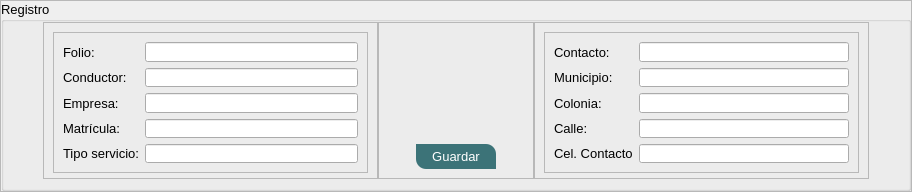
                   <widget class="QFrame" name="frame_56">
                    <property name="maximumSize">
                     <size>
                      <width>16777215</width>
                      <height>190</height>
                     </size>
                    </property>
                    <property name="frameShape">
                     <enum>QFrame::StyledPanel</enum>
                    </property>
                    <property name="frameShadow">
                     <enum>QFrame::Raised</enum>
                    </property>
                    <layout class="QVBoxLayout" name="verticalLayout_48">
                     <property name="spacing">
                      <number>0</number>
                     </property>
                     <property name="leftMargin">
                      <number>0</number>
                     </property>
                     <property name="topMargin">
                      <number>0</number>
                     </property>
                     <property name="rightMargin">
                      <number>0</number>
                     </property>
                     <property name="bottomMargin">
                      <number>0</number>
                     </property>
                     <item>
                      <widget class="QGroupBox" name="groupBox_37">
                       <property name="minimumSize">
                        <size>
                         <width>0</width>
                         <height>190</height>
                        </size>
                       </property>
                       <property name="maximumSize">
                        <size>
                         <width>16777215</width>
                         <height>190</height>
                        </size>
                       </property>
                       <property name="font">
                        <font>
                         <pointsize>10</pointsize>
                        </font>
                       </property>
                       <property name="title">
                        <string>Registro</string>
                       </property>
                       <layout class="QHBoxLayout" name="horizontalLayout_32">
                        <property name="spacing">
                         <number>0</number>
                        </property>
                        <property name="leftMargin">
                         <number>0</number>
                        </property>
                        <property name="topMargin">
                         <number>0</number>
                        </property>
                        <property name="rightMargin">
                         <number>0</number>
                        </property>
                        <item>
                         <spacer name="horizontalSpacer_39">
                          <property name="orientation">
                           <enum>Qt::Horizontal</enum>
                          </property>
                          <property name="sizeHint" stdset="0">
                           <size>
                            <width>39</width>
                            <height>20</height>
                           </size>
                          </property>
                         </spacer>
                        </item>
                        <item>
                         <widget class="QFrame" name="frame_57">
                          <property name="frameShape">
                           <enum>QFrame::StyledPanel</enum>
                          </property>
                          <property name="frameShadow">
                           <enum>QFrame::Raised</enum>
                          </property>
                          <layout class="QGridLayout" name="gridLayout_39">
                           <item row="0" column="0">
                            <widget class="QFrame" name="frame_58">
                             <property name="minimumSize">
                              <size>
                               <width>315</width>
                               <height>141</height>
                              </size>
                             </property>
                             <property name="maximumSize">
                              <size>
                               <width>301</width>
                               <height>141</height>
                              </size>
                             </property>
                             <property name="frameShape">
                              <enum>QFrame::StyledPanel</enum>
                             </property>
                             <property name="frameShadow">
                              <enum>QFrame::Raised</enum>
                             </property>
                             <layout class="QGridLayout" name="gridLayout_40">
                              <item row="0" column="0">
                               <widget class="QLabel" name="label_93">
                                <property name="font">
                                 <font>
                                  <pointsize>10</pointsize>
                                 </font>
                                </property>
                                <property name="text">
                                 <string>Folio:</string>
                                </property>
                               </widget>
                              </item>
                              <item row="0" column="1">
                               <widget class="QLineEdit" name="ledt_viajes_folio_2"/>
                              </item>
                              <item row="1" column="0">
                               <widget class="QLabel" name="label_94">
                                <property name="font">
                                 <font>
                                  <pointsize>10</pointsize>
                                 </font>
                                </property>
                                <property name="text">
                                 <string>Conductor:</string>
                                </property>
                               </widget>
                              </item>
                              <item row="1" column="1">
                               <widget class="QLineEdit" name="ledt_viajes_conductor_2"/>
                              </item>
                              <item row="2" column="0">
                               <widget class="QLabel" name="label_95">
                                <property name="font">
                                 <font>
                                  <pointsize>10</pointsize>
                                 </font>
                                </property>
                                <property name="text">
                                 <string>Empresa:</string>
                                </property>
                               </widget>
                              </item>
                              <item row="2" column="1">
                               <widget class="QLineEdit" name="ledt_viajes_empresa_2"/>
                              </item>
                              <item row="3" column="0">
                               <widget class="QLabel" name="label_96">
                                <property name="font">
                                 <font>
                                  <pointsize>10</pointsize>
                                 </font>
                                </property>
                                <property name="text">
                                 <string>Matrícula:</string>
                                </property>
                               </widget>
                              </item>
                              <item row="3" column="1">
                               <widget class="QLineEdit" name="ledt_viajes_matricula_2"/>
                              </item>
                              <item row="4" column="0">
                               <widget class="QLabel" name="label_97">
                                <property name="font">
                                 <font>
                                  <pointsize>10</pointsize>
                                 </font>
                                </property>
                                <property name="text">
                                 <string>Tipo servicio:</string>
                                </property>
                               </widget>
                              </item>
                              <item row="4" column="1">
                               <widget class="QLineEdit" name="ledt_viajes_tipo_2"/>
                              </item>
                             </layout>
                            </widget>
                           </item>
                          </layout>
                         </widget>
                        </item>
                        <item>
                         <widget class="QFrame" name="frame_59">
                          <property name="frameShape">
                           <enum>QFrame::StyledPanel</enum>
                          </property>
                          <property name="frameShadow">
                           <enum>QFrame::Raised</enum>
                          </property>
                          <layout class="QGridLayout" name="gridLayout_41">
                           <item row="0" column="1">
                            <spacer name="verticalSpacer_34">
                             <property name="orientation">
                              <enum>Qt::Vertical</enum>
                             </property>
                             <property name="sizeHint" stdset="0">
                              <size>
                               <width>20</width>
                               <height>100</height>
                              </size>
                             </property>
                            </spacer>
                           </item>
                           <item row="1" column="0">
                            <spacer name="horizontalSpacer_40">
                             <property name="orientation">
                              <enum>Qt::Horizontal</enum>
                             </property>
                             <property name="sizeHint" stdset="0">
                              <size>
                               <width>28</width>
                               <height>20</height>
                              </size>
                             </property>
                            </spacer>
                           </item>
                           <item row="1" column="1">
                            <widget class="QPushButton" name="btn_guardar_viaje_2">
                             <property name="minimumSize">
                              <size>
                               <width>80</width>
                               <height>25</height>
                              </size>
                             </property>
                             <property name="styleSheet">
                              <string notr="true">QPushButton{
	border-top-right-radius:10px;
	border-bottom-left-radius:10px;
	background-color: rgb(60, 115, 120);
	
	color: rgb(255, 255, 255);
}
QPushButton:hover{
	background-color: rgb(0, 85, 120);
}</string>
                             </property>
                             <property name="text">
                              <string>Guardar</string>
                             </property>
                            </widget>
                           </item>
                           <item row="1" column="2">
                            <spacer name="horizontalSpacer_41">
                             <property name="orientation">
                              <enum>Qt::Horizontal</enum>
                             </property>
                             <property name="sizeHint" stdset="0">
                              <size>
                               <width>28</width>
                               <height>20</height>
                              </size>
                             </property>
                            </spacer>
                           </item>
                          </layout>
                         </widget>
                        </item>
                        <item>
                         <widget class="QFrame" name="frame_60">
                          <property name="frameShape">
                           <enum>QFrame::StyledPanel</enum>
                          </property>
                          <property name="frameShadow">
                           <enum>QFrame::Raised</enum>
                          </property>
                          <layout class="QGridLayout" name="gridLayout_42">
                           <item row="0" column="0">
                            <widget class="QFrame" name="frame_61">
                             <property name="minimumSize">
                              <size>
                               <width>315</width>
                               <height>141</height>
                              </size>
                             </property>
                             <property name="maximumSize">
                              <size>
                               <width>301</width>
                               <height>141</height>
                              </size>
                             </property>
                             <property name="frameShape">
                              <enum>QFrame::StyledPanel</enum>
                             </property>
                             <property name="frameShadow">
                              <enum>QFrame::Raised</enum>
                             </property>
                             <layout class="QGridLayout" name="gridLayout_43">
                              <item row="0" column="0">
                               <widget class="QLabel" name="label_98">
                                <property name="font">
                                 <font>
                                  <pointsize>10</pointsize>
                                 </font>
                                </property>
                                <property name="text">
                                 <string>Contacto:</string>
                                </property>
                               </widget>
                              </item>
                              <item row="0" column="1">
                               <widget class="QLineEdit" name="ledt_viajes_contacto_2"/>
                              </item>
                              <item row="1" column="0">
                               <widget class="QLabel" name="label_99">
                                <property name="font">
                                 <font>
                                  <pointsize>10</pointsize>
                                 </font>
                                </property>
                                <property name="text">
                                 <string>Municipio:</string>
                                </property>
                               </widget>
                              </item>
                              <item row="1" column="1">
                               <widget class="QLineEdit" name="ledt_viajes_municipio_2"/>
                              </item>
                              <item row="2" column="0">
                               <widget class="QLabel" name="label_100">
                                <property name="font">
                                 <font>
                                  <pointsize>10</pointsize>
                                 </font>
                                </property>
                                <property name="text">
                                 <string>Colonia:</string>
                                </property>
                               </widget>
                              </item>
                              <item row="2" column="1">
                               <widget class="QLineEdit" name="ledt_viajes_colonia_2"/>
                              </item>
                              <item row="3" column="0">
                               <widget class="QLabel" name="label_101">
                                <property name="font">
                                 <font>
                                  <pointsize>10</pointsize>
                                 </font>
                                </property>
                                <property name="text">
                                 <string>Calle:</string>
                                </property>
                               </widget>
                              </item>
                              <item row="3" column="1">
                               <widget class="QLineEdit" name="ledt_viajes_calle_2"/>
                              </item>
                              <item row="4" column="0">
                               <widget class="QLabel" name="label_102">
                                <property name="font">
                                 <font>
                                  <pointsize>10</pointsize>
                                 </font>
                                </property>
                                <property name="text">
                                 <string>Cel. Contacto</string>
                                </property>
                               </widget>
                              </item>
                              <item row="4" column="1">
                               <widget class="QLineEdit" name="ledt_viajes_cel_2"/>
                              </item>
                             </layout>
                            </widget>
                           </item>
                          </layout>
                         </widget>
                        </item>
                        <item>
                         <spacer name="horizontalSpacer_42">
                          <property name="orientation">
                           <enum>Qt::Horizontal</enum>
                          </property>
                          <property name="sizeHint" stdset="0">
                           <size>
                            <width>39</width>
                            <height>20</height>
                           </size>
                          </property>
                         </spacer>
                        </item>
                       </layout>
                      </widget>
                     </item>
                    </layout>
                   </widget>
